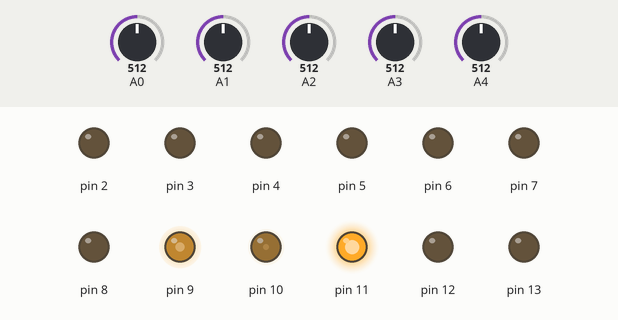
This sketch was run on a simulated Arduino Uno, built with avr-gcc and run on an emulated ATmega328P. On the bench: output pins drawn as LEDs (lit = HIGH). Inputs (shaded band) come from the test bench; at power-on: A3 = 512, A0 = 512, A1 = 512, A2 = 512, A4 = 512.

Above: at 1.2 s.
1.3 s: A3 set to 398
2.8 s: A3 set to 370
At 3.6 s:
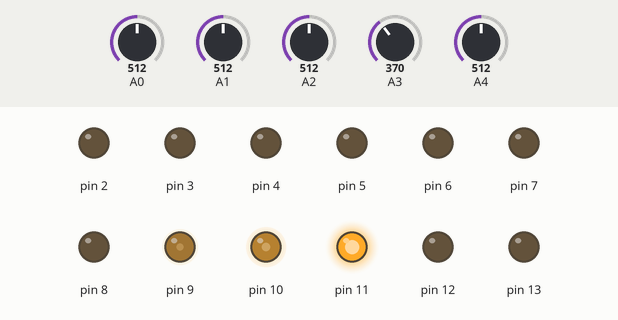
Timing chart, 0 to 5.8 s (numbered marks = the images above; inputs shaded):
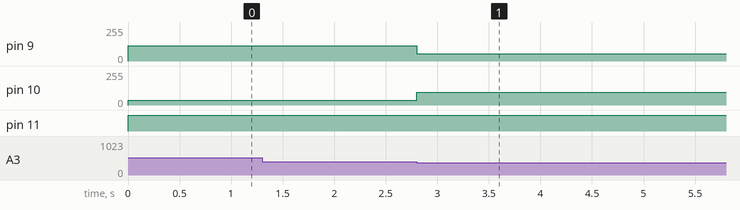

The sketch:

PID_v2_Mark_2_0.ino
```cpp
//Code includes weighted mean calculation &  mark1 + kd_calc.
//Use either one only
//There seems to be a problem with weighted mean calculation. Until then use the latter

double error = 0,last_error = 0, kp = 20, kd = 0;

void setup(){
  Serial.begin(9600);
  for(int i=0; i<=13; i++)
    pinMode(i,OUTPUT);
}


double pid(int pos){
  return (pos - 2);
}

int maxi(int *x){
  int large = *x;
static  int large_pos=0;

  for(int i=0; i<5; i++){
    if(large < *(x+i)){
      large = *(x+i);
      large_pos = i;
    }
  }
  return large_pos;
}

void loop(){
  double sum = 0, wsum = 0;
  digitalWrite(8,LOW);
  digitalWrite(12,LOW);
  digitalWrite(11,HIGH);
  int i,in;
  int *val[5];
  for(i=0; i<5; i++){
    *(val[i]) = analogRead(i);
    /*
    Serial.print(analogRead(i));
    Serial.print("   ");
    Serial.print(analogRead(i));
    Serial.print("   ");
    in = analogRead(i);
    wsum += (i * in);
    sum += in;
    */

  /*
  Serial.print("                         ");
  Serial.print(wsum);
  Serial.print("   ");
  Serial.print(sum);
  Serial.print("   ");
  Serial.print(wsum/sum);    */
  }


  if(((*val)[0] >= 650 && (*val)[1] >= 650) || ((*val)[3] >= 650 && (*val)[4] >= 650)){
    Serial.println("TEST");
    delay(500);
  }


  error = pid(maxi(val[0]));
  //error = wsum/sum - 2;

  double x = kp*error + kd*(error - last_error);
  last_error = error;

  /*
  Serial.print("                 ");
  Serial.print(x);
  Serial.print("   ");
  Serial.print(error);
  Serial.println("");
  */

  analogWrite(9,75 - x);
  analogWrite(10,75 + x);

  //Serial.println(maxi(val[0]));
}
```

Measured:
- the behaviour switches between 384 and 383 on A3 (found by bisection; images 0 and 1)
- after the input at 1.3 s, every drawn part: stays the same
- after the input at 2.8 s, pin 9: 115/255 → 55/255 at once; pin 10: 35/255 → 95/255 at once
